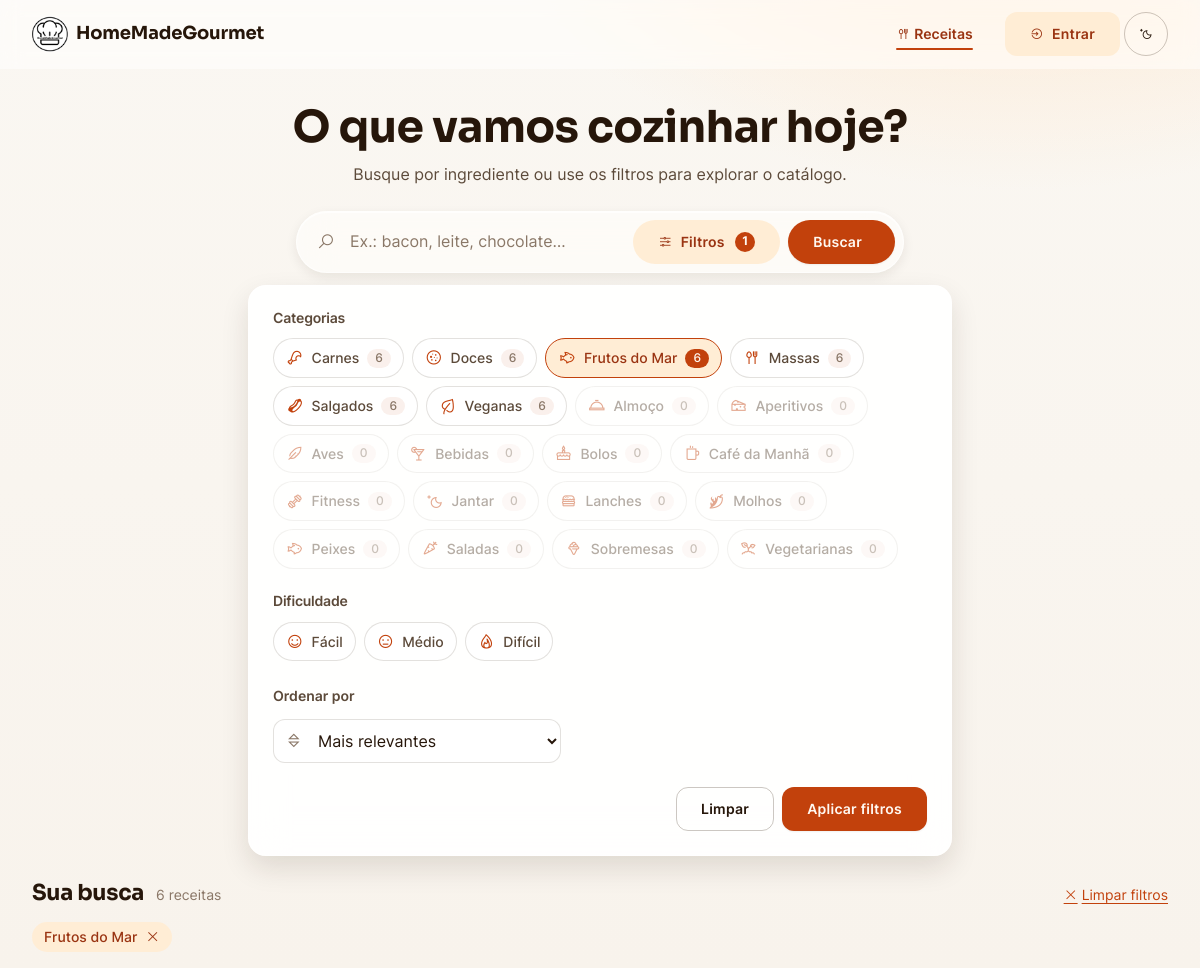
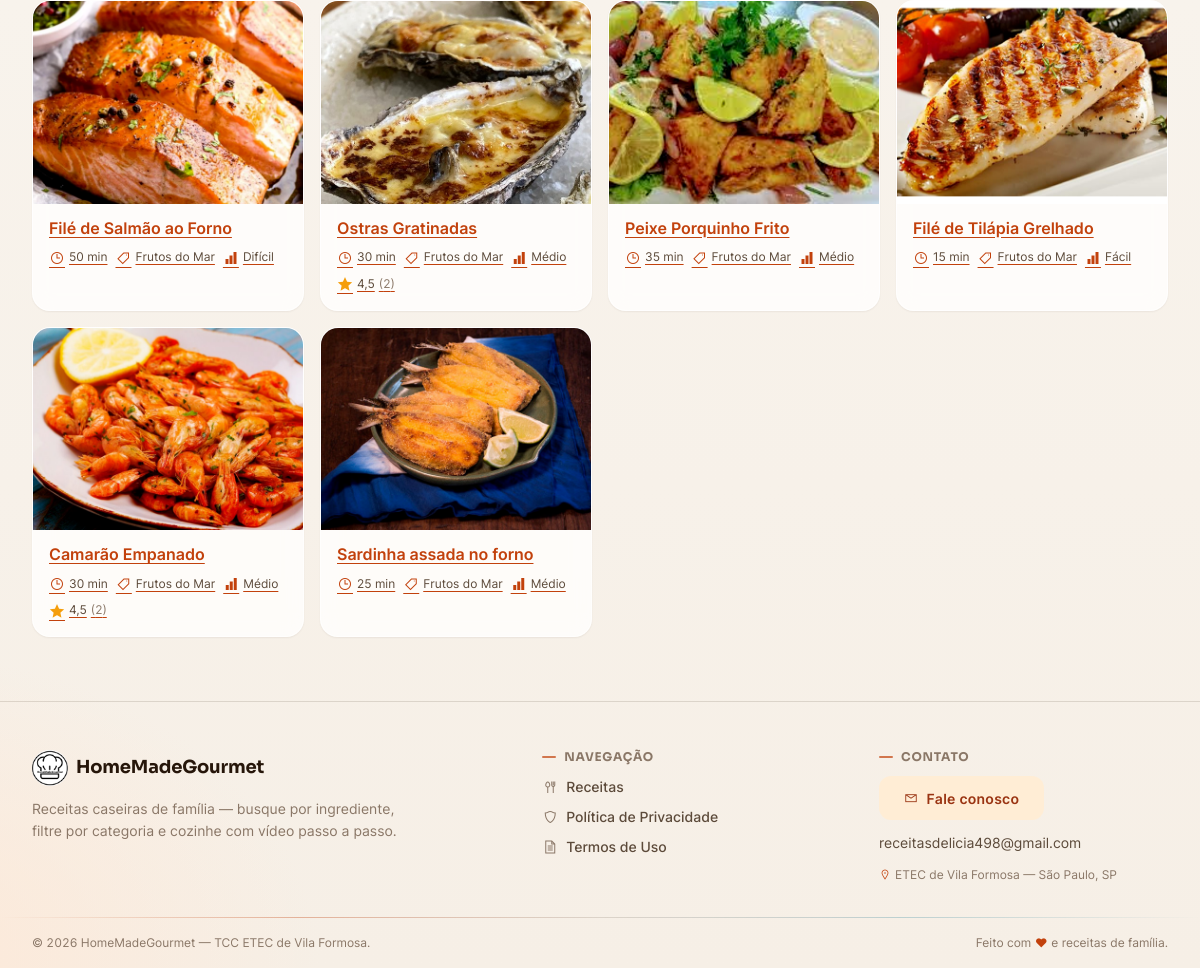
/index.php?categoriaReceita=1&buscar=1, run on the app's committed database (2 pictures, top to bottom).
### tables this page shows
CREATE TABLE categoria (
    idCategoria   INT UNSIGNED  NOT NULL AUTO_INCREMENT,
    nomeCategoria VARCHAR(30)   NOT NULL,
    icone         VARCHAR(40)   NULL COMMENT 'Classe do ícone Line Awesome (ex.: la-fish) — permite adicionar categorias sem tocar no código',

    CONSTRAINT pk_categoria             PRIMARY KEY (idCategoria),
    CONSTRAINT uq_categoria_nome        UNIQUE (nomeCategoria),
    CONSTRAINT ck_categoria_nome_valido CHECK (CHAR_LENGTH(TRIM(nomeCategoria)) >= 3)
);

CREATE TABLE receita (
    idReceita     INT UNSIGNED   NOT NULL AUTO_INCREMENT,
    nomeReceita   VARCHAR(70)    NOT NULL,
    porcoes       SMALLINT UNSIGNED NOT NULL,
    tempoReceita  VARCHAR(10)    NOT NULL,
    qtdCalorias   DECIMAL(7,2)   NOT NULL,
    link          VARCHAR(400)   NOT NULL COMMENT 'Embed (iframe) do vídeo no YouTube (youtube-nocookie)',
    ingrediente_1  VARCHAR(60)   NULL,
    ingrediente_2  VARCHAR(60)   NULL,
    ingrediente_3  VARCHAR(60)   NULL,
    ingrediente_4  VARCHAR(60)   NULL,
    ingrediente_5  VARCHAR(60)   NULL,
    ingrediente_6  VARCHAR(60)   NULL,
    ingrediente_7  VARCHAR(60)   NULL,
    ingrediente_8  VARCHAR(60)   NULL,
    ingrediente_9  VARCHAR(60)   NULL,
    ingrediente_10 VARCHAR(60)   NULL,
    ingrediente_11 VARCHAR(60)   NULL,
    ingrediente_12 VARCHAR(60)   NULL,
    ingrediente_13 VARCHAR(60)   NULL,
    ingrediente_14 VARCHAR(60)   NULL,
    ingrediente_15 VARCHAR(60)   NULL,
    modoPreparo   TEXT           NOT NULL,
    idcategoriaFK INT UNSIGNED   NULL,
    imagem        VARCHAR(30)    NOT NULL,
    dificuldade    ENUM('Fácil','Médio','Difícil') NULL COMMENT 'Grau de dificuldade exibido no card e na página',
    tempoCozimento VARCHAR(10)   NULL COMMENT 'Tempo de cozimento, separado do tempo total de preparo',
    dicas          TEXT          NULL COMMENT 'Dicas/observações opcionais exibidas na página da receita',

    CONSTRAINT pk_receita              PRIMARY KEY (idReceita),
    CONSTRAINT uq_receita_nome         UNIQUE (nomeReceita),
    CONSTRAINT uq_receita_link         UNIQUE (link),
    CONSTRAINT ck_receita_porcoes      CHECK (porcoes > 0),
    CONSTRAINT ck_receita_calorias     CHECK (qtdCalorias >= 0),
    CONSTRAINT ck_receita_ingrediente1 CHECK (ingrediente_1 IS NOT NULL)
);

### src/Presentation/View/partials/filters.php (the view, shortened to what the rows shown need)
<div class="filters-panel" id="filtersPanel" hidden>
    <div class="filters-panel__group">
        <h2 class="filters-panel__title" id="filtroCategorias">Categorias</h2>
        <ul class="filters-cats" role="list" aria-labelledby="filtroCategorias">
            <?php foreach ($categories as $categoria): ?>
                <li>
                    <label class="filter-chip">
                        <span class="filter-chip__body">
                            <i class="las <?= htmlspecialchars($categoria['icon'] ?? 'la-utensils') ?>" aria-hidden="true"></i>
                            <?= htmlspecialchars($categoria['name']) ?>
                            <span class="filter-chip__count"><?= (int) $categoria['total'] ?></span>
                        </span>
                    </label>
                </li>
            <?php endforeach; ?>
        </ul>
    </div>
    <div class="filters-panel__group">
        <h2 class="filters-panel__title" id="filtroDificuldade">Dificuldade</h2>
    </div>
</div>

### src/Presentation/View/index.php (shortened to what the rows shown need)
<?php
$cards = $viewData['cards'] ?? [];
$categories = $viewData['categories'] ?? [];
$filters = $viewData['filters'] ?? ['search' => null, 'categoryIds' => [], 'difficulties' => [], 'sort' => 'relevancia'];
$errorMessage = $viewData['errorMessage'] ?? null;
$filtrando = ($filters['search'] ?? null) !== null || ($filters['categoryIds'] ?? []) !== [] || ($filters['difficulties'] ?? []) !== [];
?>
<!DOCTYPE html>
<html lang="pt-br">
<head>
<?php
require __DIR__ . '/partials/head.php';
?>
</head>
<body>
    <main id="conteudo" role="main">
        <section class="search-hero container" aria-labelledby="tituloBusca">
            <h1 id="tituloBusca">O que vamos cozinhar hoje?</h1>
            <form action="index.php" method="GET" id="formSearch" role="search" aria-label="Buscar e filtrar receitas">
                <?php require __DIR__ . '/partials/filters.php'; ?>
            </form>
        </section>
        <section class="results container" aria-labelledby="tituloResultados">
            <div class="results__head">
                <h2 id="tituloResultados"><?= $filtrando ? 'Sua busca' : 'Receitas' ?></h2>
            </div>
            <?php if (!empty($errorMessage)): ?>
                <div class="empty glass" role="status">
                    <i class="las la-utensils" aria-hidden="true"></i>
                    <h3><?= htmlspecialchars($errorMessage) ?></h3>
                    <p style="margin-inline:auto;">Tente outro ingrediente ou ajuste os filtros.</p>
                    <a class="btn btn--soft" href="index.php">Ver todas as receitas</a>
                </div>
            <?php else: ?>
                <ul class="recipe-grid" id="gradeReceitas" role="list" style="list-style:none; padding:0;">
                    <?php foreach ($cards as $cardIndex => $card): ?>
                        <?php require __DIR__ . '/partials/recipe-card.php'; ?>
                    <?php endforeach; ?>
                </ul>
            <?php endif; ?>
        </section>
    </main>
<?php require __DIR__ . '/partials/footer.php'; ?>
</body>
</html>

### src/Presentation/View/partials/recipe-card.php (shortened to what the rows shown need)
<?php
$slug = Slug::make((string) $card['name']);
$delay = isset($cardIndex) ? min((int) $cardIndex * 40, 400) : 0;
$loading = !empty($cardEager) ? 'eager' : 'lazy';
?>
<li class="card recipe-card reveal" style="animation-delay: <?= $delay ?>ms">
    <a class="recipe-card__btn" href="receita/<?= (int) $card['id'] ?>/<?= $slug ?>"
       aria-label="Ver receita: <?= htmlspecialchars((string) $card['name']) ?>">
        <span class="recipe-card__media">
            <img src="./assets/img/<?= htmlspecialchars((string) $card['image']) ?>"
                 alt="" loading="<?= $loading ?>" width="400" height="300">
        </span>
        <span class="recipe-card__body">
            <span class="recipe-card__title"><?= htmlspecialchars((string) $card['name']) ?></span>
            <span class="recipe-card__meta">
                <span><i class="las la-clock" aria-hidden="true"></i><?= htmlspecialchars((string) $card['time']) ?></span>
                <span><i class="las la-tag" aria-hidden="true"></i><?= htmlspecialchars((string) $card['category']) ?></span>
                <?php if (!empty($card['difficulty'])): ?>
                    <span><i class="las la-signal" aria-hidden="true"></i><?= htmlspecialchars((string) $card['difficulty']) ?></span>
                <?php endif; ?>
                <?php if (!empty($card['rating']['count'])): ?>
                    <span class="recipe-card__rating"><i class="las la-star" aria-hidden="true"></i><?= htmlspecialchars(number_format((float) $card['rating']['average'], 1, ',', '')) ?> <span class="recipe-card__rating-count">(<?= (int) $card['rating']['count'] ?>)</span></span>
                <?php endif; ?>
            </span>
        </span>
    </a>
</li>

### data on the page
categoria: nomeCategoria "Carnes", total "6"
categoria: nomeCategoria "Doces", total "6"
categoria: nomeCategoria "Frutos do Mar", total "6"
categoria: nomeCategoria "Massas", total "6"
categoria: nomeCategoria "Salgados", total "6"
categoria: nomeCategoria "Veganas", total "6"
categoria: nomeCategoria "Almoço", total "0"
categoria: nomeCategoria "Aperitivos", total "0"
categoria: nomeCategoria "Aves", total "0"
categoria: nomeCategoria "Bebidas", total "0"
categoria: nomeCategoria "Bolos", total "0"
categoria: nomeCategoria "Café da Manhã", total "0"
categoria: nomeCategoria "Fitness", total "0"
categoria: nomeCategoria "Jantar", total "0"
categoria: nomeCategoria "Lanches", total "0"
categoria: nomeCategoria "Molhos", total "0"
categoria: nomeCategoria "Peixes", total "0"
categoria: nomeCategoria "Saladas", total "0"
categoria: nomeCategoria "Sobremesas", total "0"
categoria: nomeCategoria "Vegetarianas", total "0"
receita: imagem (picture), nomeReceita "Filé de Salmão ao Forno", tempoReceita "50 min", idcategoriaFK.nomeCategoria "Frutos do Mar", dificuldade "Difícil"
receita: imagem (picture), nomeReceita "Ostras Gratinadas", tempoReceita "30 min", idcategoriaFK.nomeCategoria "Frutos do Mar", dificuldade "Médio", average "4,5", count "2"
receita: imagem (picture), nomeReceita "Peixe Porquinho Frito", tempoReceita "35 min", idcategoriaFK.nomeCategoria "Frutos do Mar", dificuldade "Médio"
receita: imagem (picture), nomeReceita "Filé de Tilápia Grelhado", tempoReceita "15 min", idcategoriaFK.nomeCategoria "Frutos do Mar", dificuldade "Fácil"
receita: imagem (picture), nomeReceita "Camarão Empanado", tempoReceita "30 min", idcategoriaFK.nomeCategoria "Frutos do Mar", dificuldade "Médio", average "4,5", count "2"
receita: imagem (picture), nomeReceita "Sardinha assada no forno", tempoReceita "25 min", idcategoriaFK.nomeCategoria "Frutos do Mar", dificuldade "Médio"

### other printed values
count($filters['categoryIds']) "1"
$nivel "Fácil"
$nivel "Médio"
$nivel "Difícil"
$pagination['total'] "6"
$nomePorCategoria[$catId] "Frutos do Mar"
$emailContato "receitasdelicia498@gmail.com"
form field ordenar "Mais relevantes"
